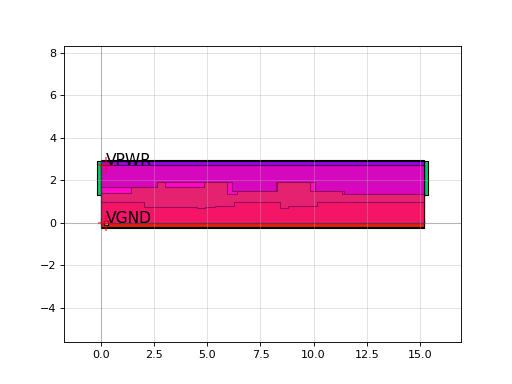

Write Python code to recreate this figure.
import sky130

c = sky130.components.sky130_fd_sc_hd__sdfbbn_2()
c.plot()
